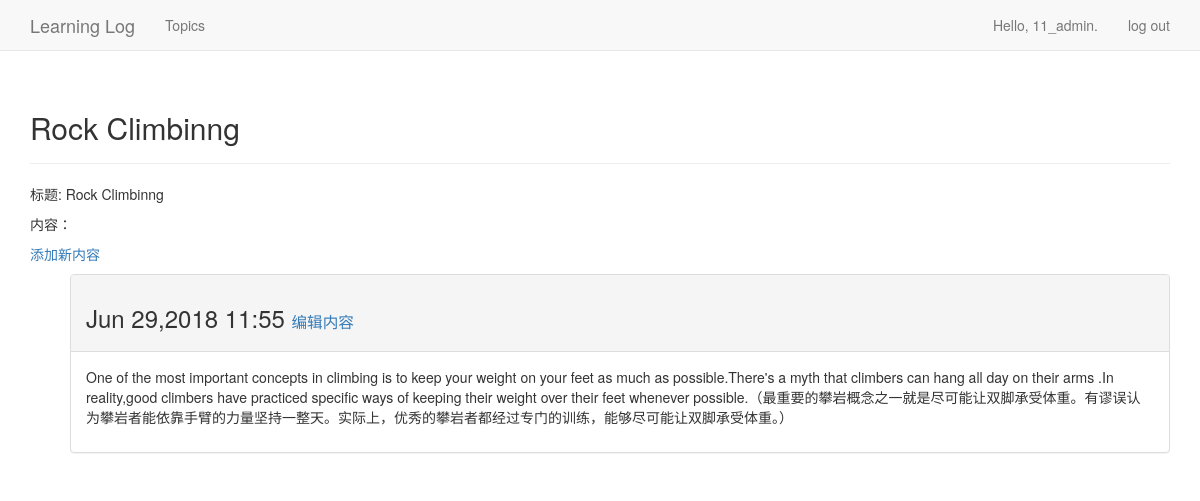
The page /topics/2/ (signed in) on the database its author committed.
### learning_logs/models.py (models this page shows)
class Topic(models.Model):
    text = models.CharField(max_length=200)
    date_added = models.DateTimeField(auto_now_add=True)
    owner = models.ForeignKey(User,on_delete=models.CASCADE)
    def __str__(self):
        return self.text

class Entry(models.Model):
	topic =models.ForeignKey(Topic,on_delete=models.CASCADE)
	text =models.TextField()
	date_added =models.DateTimeField(auto_now_add=True)

### learning_logs/views.py (the view)
# urls.py: url(r'^topics/(?P<topic_id>\d+)/$',views.topic,name='topic'),
@login_required
def topic(request,topic_id):
	topic=Topic.objects.get(id=topic_id)
	if topic.owner !=request.user:
		raise Http404
	entries=topic.entry_set.order_by('-date_added')
	context={'topic':topic,'entries':entries}
	return render(request,'learning_logs/topic.html',context)

### learning_logs/templates/learning_logs/topic.html
{% extends 'learning_logs/base.html' %}
{% block header %}
  <h2>{{ topic }}</h2>
{% endblock header %}
{% block content %}
  <p>标题: {{ topic }}</p>
  <p>内容：</p>
  <p>
      <a href="{% url 'learning_logs:new_entry' topic.id %}">添加新内容</a>
  </p>
  <ul>
  {% for entry in entries %}
  <div class="panel panel-default">
    <div class="panel-heading">
      <h3>
        {{ entry.date_added|date:'M d,Y H:i' }}
        <small>
          <a href="{% url 'learning_logs:edit_entry' entry.id %}">编辑内容</a>
        </small>
      </h3>
    </div>
    <div class="panel-body">
      {{ entry.text|linebreaks }}
    </div>
  </div>
  {% empty %}
    这个主题还没有内容.
    {% endfor %}
{% endblock content %}

### learning_logs/templates/learning_logs/base.html (shortened to what this page needs)
{% load bootstrap3 %}
<!DOCTYPE html>
<html lang="en">
  <head>
    {% bootstrap_css %}
  </head>
  <body>
    <nav class="navbar navbar-default navbar-static-top">
      <div class="container">
        <div class="navbar-header">
          <a class="navbar-brand" href="{% url 'learning_logs:index' %}">
              Learning Log</a>
        </div>
        <div id="navbar" class="navbar-collapse collapse">
          <ul class="nav navbar-nav">
            <li><a href="{% url 'learning_logs:topics' %}">Topics</a></li>
          </ul>
          <ul class="nav navbar-nav navbar-right">
            {% if user.is_authenticated %}
              <li><a>Hello, {{ user.username }}.</a></li>
              <li><a href="{% url 'users:logout' %}">log out</a></li>
            {% else %}
              <li><a href="{% url 'users:register' %}">register</a></li>
              <li><a href="{% url 'users:login' %}">log in</a></li>
            {% endif %}
          </ul>
        </div>
      </div>
    </nav>
    <div class="container">
      <div class="page-header">
        {% block header %}{% endblock %}
      </div>
      <div>
        {% block content %}{% endblock %}
      </div>
    </div>
  </body>
</html>

### rows shown on the page
Topic: text "Rock Climbinng"
Entry: date_added "Jun 29,2018 11:55", text "One of the most important concepts in climbing is to keep your weight on your feet as much as possible.There's a myth that climbers can hang all day on their arms .In reality,good climbers have practiced specific ways of keeping their weight over their feet whenever possible.（最重要的攀岩概念之一就是尽可能让双脚承受体重。有谬误认为攀岩者能依靠手臂的力量坚持一整天。实际上，优秀的攀岩者都经过专门的训练，能够尽可能让双脚承受体重。）"

### other values the page prints
{{ user.username }} "11_admin"
